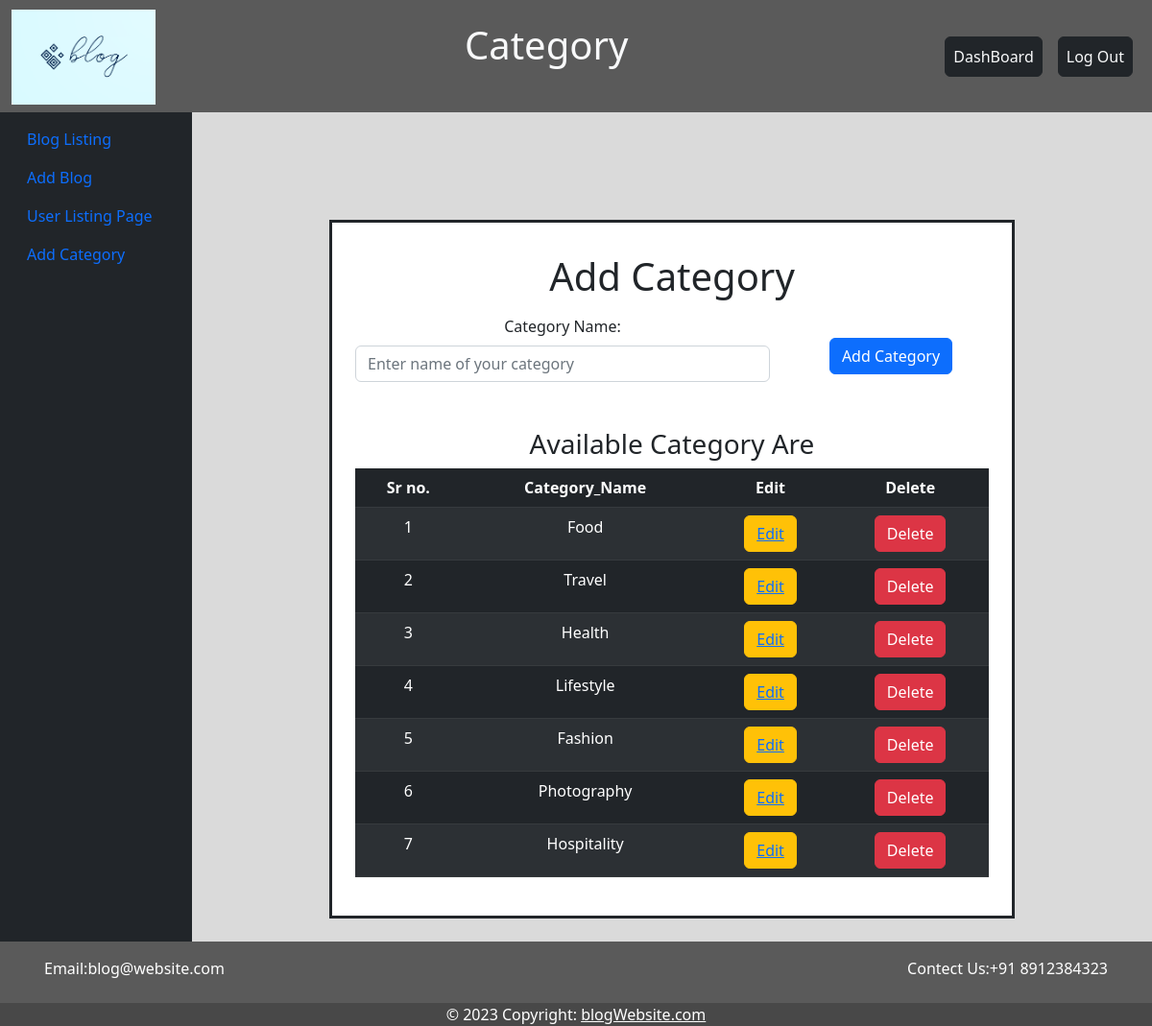
/admin/add_category.php (signed in), run on the app's committed database.
### tables this page shows
CREATE TABLE `category` (
  `category_id` int(11) NOT NULL,
  `category_name` varchar(255) NOT NULL
);

### asset/Database.php (called while the page is built, shortened)
<?php
class Database
{
    public $ip = '192.168.101.189';
    public $port = '3307';
    public $username = 'root';
    public $password = 'deep70';
    public $dbname = 'Blog';
    public $dbh;
    public function __construct()
    {
        try {
            $this->dbh = new PDO("mysql:host=$this->ip:$this->port;dbname=$this->dbname", $this->username, $this->password);
            $this->dbh->setAttribute(PDO::ATTR_ERRMODE, PDO::ERRMODE_EXCEPTION);
        } catch (PDOException $e) {
            echo '<br>jeel<br>File: ' . __FILE__ . '<br>Line: ' . __LINE__ . '<br><pre>';
            print_r('hey');
            echo '</pre>';
            die();
            return $e->getMessage();
        }
    }
    public function selectData($table,$fieldname,$condition=null)
    {
        try{
            $sql="SELECT $fieldname From $table $condition";
            $stmt=$this->dbh->prepare($sql);
            $stmt->execute();
            $stmt->setFetchMode(PDO::FETCH_ASSOC);
            $res = $stmt->fetchAll();
            return $res;
        }
        catch (PDOException $e) {
            return $e->getMessage();
        }
    }
}
?>

### admin/add_category.php (the view, shortened to what this page needs)
<?php
require_once('../asset/Database.php');
?>
<?php
$data = new Database();
?>
<header>
    <nav class="navbar navbar-expand-lg navbar-light" style="background-color: #5A5A5A;">
        <div class="container-fluid justify-content-between">
            <img src="<?php echo SITE_URL ?>PHPOPS/blogwebsite/asset/img/logo.png" alt='blog website' style="margin-top: 2px; width:150px" />
            <div class="navbar-nav flex-row d-none d-md-flex">
                <h1 class='text-light'>
                    <p>Category</p>
                </h1>
            </div>
            <div class="navbar-nav ">
                <a class="nav-link d-sm-flex align-items-sm-center btn btn-dark text-light mx-2 my-2" name='dashboard' href="<?php echo SITE_URL; ?>PHPOPS/blogwebsite/admin/dashboard.php">DashBoard</a>
                <a class="nav-link d-sm-flex align-items-sm-center btn btn-dark text-light mx-2 my-2" name='logout' href="<?php echo SITE_URL; ?>PHPOPS/blogwebsite/admin/index.php">Log Out</a>
            </div>
        </div>
    </nav>
</header>
<?php require_once('../lib/sidebar.php'); ?>
<div class="col py-3" style="background-color:#dadada;">
    <div class='my-5 text-center'>
        <div class="container py-5 d-flex justify-content-center">
            <div class=' border border-dark border-3 w-75 h-75 p-4' style="background-color: #ffffff">
                <div class='my-2 text-center'>
                    <h1>Add Category</h1>
                </div>
                <form action="" method='post' enctype='multipart/form-data' id='registerform'>
                    <div class='row mt-3'>
                        <div class='col-md-8 form-group'>
                            <label class="form-label" for='categoryname'>Category Name:</label>
                            <input type='text' name='categoryname' value='<?php echo $name; ?>' placeholder="Enter name of your category" id='categoryName' class='form-control' required>
                        </div>
                        <div class='col-md-4 form-group'>
                            <div>
                                <button type='submit' name='addcategory' class='btn btn-primary mt-4'>Add Category</button>
                            </div>
                        </div>
                    </div>
                </form>
                <h3 class='mt-5'>Available Category Are</h3>
                <table class="table table-dark table-striped mt-2">
                    <thead>
                        <tr>
                            <th>Sr no.</th>
                            <th>Category_Name</th>
                            <th>Edit</th>
                            <th>Delete</th>
                        </tr>
                    </thead>
                    <tbody>
                        <?php foreach($data->selectData('category','*') as $list){
                            $i+=1;?>
                            <tr>
                                <td><?php echo $i;?></td>
                                <td><?php echo $list['category_name'];?></td>
                                <td><button type='button' class='btn btn-warning' name='edit' value=<?php echo $list['category_id'];?>><a href="add_category.php?category_id=<?php echo $list['category_id'];?>">Edit</a></button>
                                <td><button type='button' name='delete' class='btn btn-danger' onclick="deletecategory(<?php echo $list['category_id']; ?>)" id='delete' value=<?php echo $list['category_id']; ?>>Delete</button></td>
                            </tr>
                       <?php }?>
                    </tbody>
</table>
            </div>
        </div>
        <?php
        require_once('../lib/footer.php');
        ?>

### data on the page
category: category_name "Food", $list['category_id'] 2 (drawn)
category: category_name "Travel", $list['category_id'] 3 (drawn)
category: category_name "Health", $list['category_id'] 4 (drawn)
category: category_name "Lifestyle", $list['category_id'] 5 (drawn)
category: category_name "Fashion", $list['category_id'] 6 (drawn)
category: category_name "Photography", $list['category_id'] 7 (drawn)
category: category_name "Hospitality", $list['category_id'] 12 (drawn)
